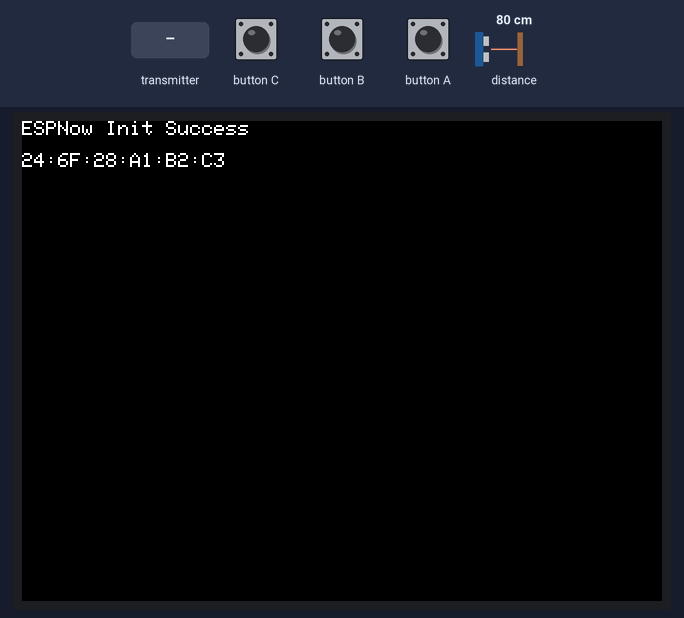
Recording of a sketch running on a simulated ESP32. Parts: 240×320 colour display. Inputs (shaded band) come from the test bench; at power-on: distance to the obstacle 80 cm. Random numbers use the default seed unless the sketch sets one; what the sketch prints to the serial monitor is not drawn.

Above: at 0.1 s.
1.5 s: distance to the obstacle set to 9 cm
At 1.78 s:
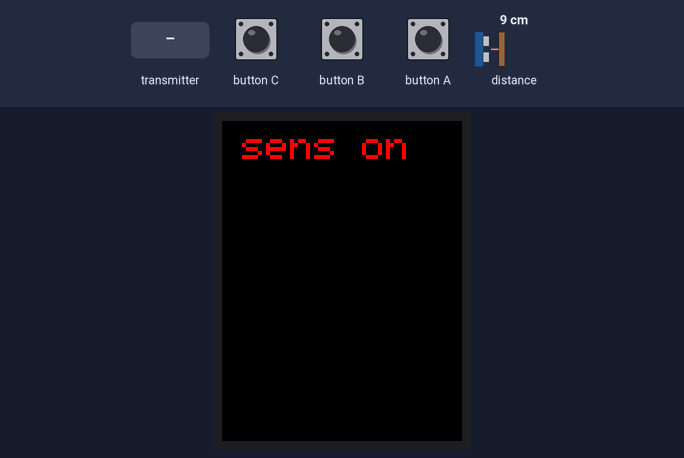
At 3.3 s:
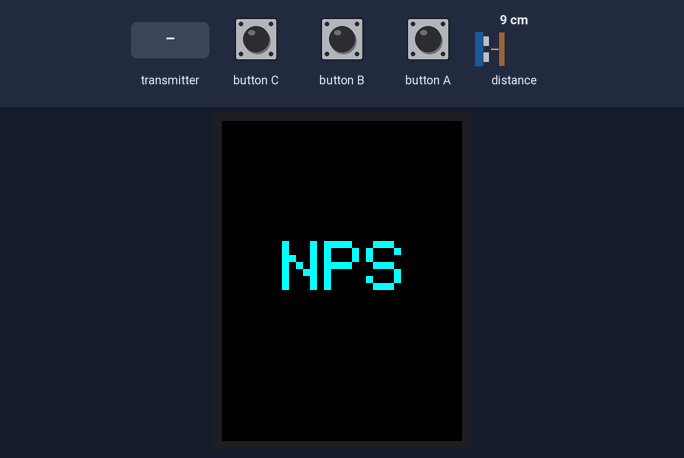
4.4 s: button C pressed for 0.15 s
5.1 s: distance to the obstacle set to 2 cm
At 7.0 s:
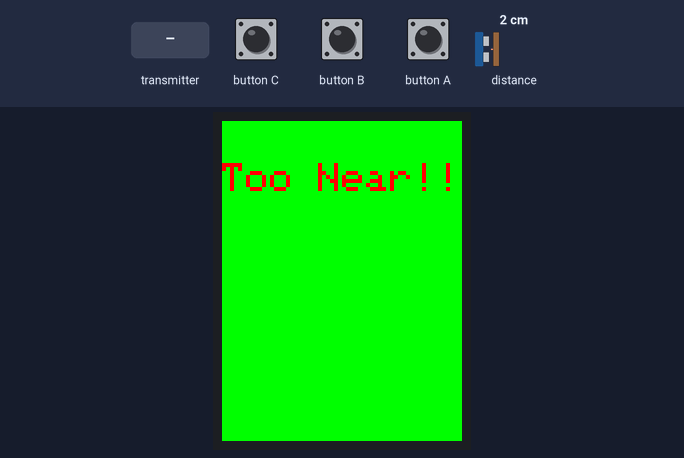
8.1 s: button C pressed for 3.2 s
11.9 s: the transmitter starts sending x = 0
13.7 s: button C pressed for 1 s
At 16.76 s:
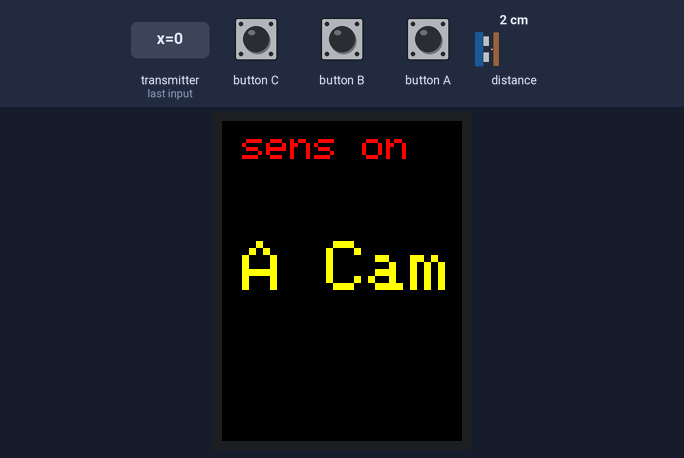
Timing chart, 0 to 18.3 s (numbered marks = the images above; inputs shaded):
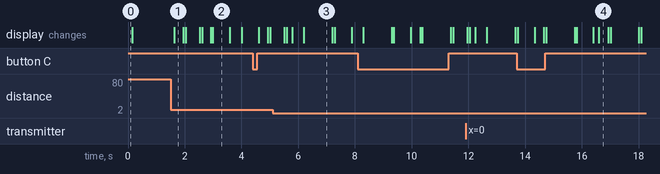

The sketch:

ESP-NOW_M5Stack_OneSlave_MulipleMastersCB_ToF_Release.ino
```cpp
#include <esp_now.h>
#include <WiFi.h>
#include <Wire.h>
#include <M5Stack.h>
#include <VL53L0X.h>
VL53L0X sensor;

//////////////////////////////////
//レシーバーのMACアドレスに置き換えます
//////////////////////////////////

uint8_t broadcastAddress[] = {0x30, 0xAE, 0xA4, 0x0E, 0x0D, 0x6C};

const uint boardID = 2; // 端末を識別するボードID
const uint productID = 202008;
const uint maxMoni = 4; // モニタ入力の最大値
uint selfMonitor = 0;
const uint distanceMin = 40;
const uint distanceMax = 250;
boolean is_sleep = false;
boolean sensorHealth = true;
boolean inDistance = false;

// Struct_messageへラッピング
typedef struct struct_message
{
  uint pid = productID;
  uint id = boardID;
  uint moni = selfMonitor;
  int x;
  int y;

} struct_message;

//Create a struct_message called myData
struct_message myData;

// レシーブ用
// Create a structure to hold the readings from each board
struct_message board1;
struct_message board2;
struct_message board3;
struct_message board4;
struct_message board5;

// Create an array with all the structures
struct_message boardsStruct[5] = {board1, board2, board3, board4, board5};

// ESP初期化処理
void InitESPNow()
{
  // ESP-NOW初期化
  WiFi.disconnect();
  if (esp_now_init() == ESP_OK)
  { //esp_err_t esp_now_init（ void ） ESPNOW初期化
    Serial.println("ESPNow Init Success");
  }
  else
  {
    Serial.println("ESPNow Init Failed");
    ESP.restart();
  }
}

// データ送信時のコールバック
void OnDataSent(const uint8_t *mac_addr, esp_now_send_status_t status)
{
  Serial.print("\r\nPacket Send Status:\t");
  Serial.println(status == ESP_NOW_SEND_SUCCESS ? "Delivery Success" : "Delivery Fail");
}

// データ受信時のコールバック
void OnDataRecv(const uint8_t *mac_addr, const uint8_t *incomingData, int len)
{
  char macStr[18];
  Serial.print("Packet received from: ");
  snprintf(macStr, sizeof(macStr), "%02x:%02x:%02x:%02x:%02x:%02x",
           mac_addr[0], mac_addr[1], mac_addr[2], mac_addr[3], mac_addr[4], mac_addr[5]);
  Serial.println(macStr);
  memcpy(&myData, incomingData, sizeof(myData));
  // Update the structures with the new incoming data
  boardsStruct[myData.id - 1].pid = myData.pid;
  boardsStruct[myData.id - 1].id = myData.id;
  boardsStruct[myData.id - 1].x = myData.x;
  boardsStruct[myData.id - 1].y = myData.y;
  boardsStruct[myData.id - 1].moni = myData.moni;
  //  boardsStruct[myData.id - 1].reserveNum = myData.reserveNum;
  Serial.printf("Board ID %u: %u bytes\n", myData.id, len);
  Serial.printf("productID is: %d \n", boardsStruct[myData.id - 1].pid);
  Serial.printf("return x value: %d \n", boardsStruct[myData.id - 1].x);
  Serial.printf("return y value: %d \n", boardsStruct[myData.id - 1].y);
  Serial.printf("return moni value: %d \n", boardsStruct[myData.id - 1].moni);
  //  Serial.printf("return reserveNum value: %d \n", boardsStruct[myData.id - 1].reserveNum);
  Serial.println();

  if (myData.pid == productID && myData.id != boardID && myData.x <= 50)
  {
    // CallBackのボードIDが自分でなければ
    switchedDisp();
  }
}

// LED Matrixの明るさ（0～100）
#define DISP_BRIGHTNESS_MIN 80  //
#define DISP_BRIGHTNESS_MAX 100 //
uint8_t disp_brightness = DISP_BRIGHTNESS_MIN;

static int giBattery = 0;
static int giBatteryOld = 0xFF;
double vbat = 0.0;
int8_t bat_charge_p = 0;

//void show_battery_info(){
//  // バッテリー電圧表示
//  // GetVbatData()の戻り値はバッテリー電圧のステップ数で、
//  // AXP192のデータシートによると1ステップは1.1mV
//  vbat = M5.Power.getBatteryLevel();// * 1.1 / 1000;　M5Stack専用
////  vbat = M5.Power.GetVbatData(); * 1.1 / 1000;  M5StickC専用
//  M5.Lcd.setCursor(0, 5);
//  M5.Lcd.printf("Volt: %.2fV", vbat * 1.1 / 1000);
//
//
//  // バッテリー残量表示
//  // 簡易的に、線形で4.2Vで100%、3.0Vで0%とする
//  bat_charge_p = int8_t((vbat - 3.0) / 1.2 * 100);
//  if(bat_charge_p > 100){
//    bat_charge_p = 100;
//  }else if(bat_charge_p < 0){
//    bat_charge_p = 0;
//  }
//  M5.Lcd.setCursor(0, 25);
//  M5.Lcd.printf("Charge: %3d%%", bat_charge_p);
//
//  // 液晶の明るさ表示
//  M5.Lcd.setCursor(0, 45);
//  M5.Lcd.printf("Brightness:%2d", disp_brightness);
//}

void setup()
{
  // シリアルモニターの初期化
  Serial.begin(115200);
  Wire.begin();

  // デバイスをWi-Fiステーションとして設定します
  WiFi.mode(WIFI_STA);
  WiFi.disconnect();
  Serial.println(WiFi.macAddress());
  InitESPNow();

  /////////////////////////////////////////////////
  //  ESP-NOW
  /////////////////////////////////////////////////

  // ESP-NOWを初期化します
  if (esp_now_init() == ESP_OK)
  {
    Serial.println("ESPNow Init Success");
    Serial.println(WiFi.macAddress());
    M5.Lcd.println("ESPNow Init Success\n");
    M5.Lcd.println(WiFi.macAddress());
  }
  else
  {
    Serial.println("ESPNow Init Failed");
    M5.Lcd.print("ESPNow Init Failed\n");
    ESP.restart();
  }

  // ピア登録
  esp_now_peer_info_t peerInfo;
  memcpy(peerInfo.peer_addr, broadcastAddress, 6);
  peerInfo.channel = 0;
  peerInfo.encrypt = false;

  // ピア追加
  if (esp_now_add_peer(&peerInfo) != ESP_OK)
  {
    Serial.println("Failed to add peer");
    return;
  }

  /////////////////////////////////////////////////
  //  CallBack
  /////////////////////////////////////////////////

  // 送信コールバックを登録
  esp_now_register_send_cb(OnDataSent);

  // 受信コールバックを登録
  esp_now_register_recv_cb(OnDataRecv);

  /////////////////////////////////////////////////
  //  M5Stack専用
  /////////////////////////////////////////////////

  M5.begin(); // SerialEnable = true, I2CEnable = false, DisplayEnable = true);
  M5.Speaker.begin();          // これが無いとmuteしても無意味です。
  M5.Speaker.mute();           // ノイズ対策
                               //  M5.Power.begin();  // バッテリーチェック関連
                               //  if(!M5.Power.canControl()) {    //can't control
                               //    M5.Lcd.print("Power Control NG");
                               //    return;

  /////////////////////////////////////////////////
  //  LCD Setup
  /////////////////////////////////////////////////

  // LCD display
  M5.Lcd.clear(BLACK);
  //  M5.Lcd.setTextFont(4); // 2 = 16ピクセルASCIIフォント
  M5.Lcd.setBrightness(disp_brightness); // 0 ～ 100
  M5.Lcd.setRotation(0);                 // M5.Lcd.begin()の中で既にsetRotation(1)が実行されている。 1で+90度ずつ回転。 4～7はインバートして回転

  /////////////////////////////////////////////////
  // バッテリー情報表示
  /////////////////////////////////////////////////

  //  show_battery_info();

  /////////////////////////////////////////////////
  //  VL53L0X sensor
  /////////////////////////////////////////////////

  sensor.setTimeout(500);
  if (!sensor.init())
  {
    Serial.println("Failed to detect and initialize sensor!");
    sensor.setTimeout(1000);
    M5.Lcd.setTextSize(3);
    M5.Lcd.println("Sensor NG!!");
    //   while (1) {}
  }

#if defined LONG_RANGE
  // lower the return signal rate limit (default is 0.25 MCPS)
  sensor.setSignalRateLimit(0.1);
  // increase laser pulse periods (defaults are 14 and 10 PCLKs)
  sensor.setVcselPulsePeriod(VL53L0X::VcselPeriodPreRange, 18);
  sensor.setVcselPulsePeriod(VL53L0X::VcselPeriodFinalRange, 14);
#endif

#if defined HIGH_SPEED
  // reduce timing budget to 20 ms (default is about 33 ms)
  sensor.setMeasurementTimingBudget(20000);
#elif defined HIGH_ACCURACY
  // increase timing budget to 200 ms
  sensor.setMeasurementTimingBudget(200000);
#endif
}

void LCDReflesh(int lBright, int tSize, int xCursor, int yCursor)
{
  M5.Lcd.wakeup();
  M5.Lcd.clear(BLACK);
  M5.Lcd.setBrightness(lBright);
  M5.Lcd.setTextSize(tSize);
  M5.Lcd.setCursor(xCursor, yCursor);
}

void sensON()
{
  myData.moni = 0;
  selfMonitor = 0;
//  myData.id = boardID; // 他idから制御後、効かない事があるため、idをSlaveにみせる
  esp_now_send(broadcastAddress, (uint8_t *)&myData, sizeof(myData));
  M5.update();
  M5.Lcd.setTextColor(TFT_CYAN);            //CYAN
  LCDReflesh(disp_brightness, 26, 60, 120); // Bright, FontSize, x, y
  M5.Lcd.println("NPS");
  delay(500);
}

void switchedDisp()
{
  switch (myData.moni)
  {
  case 0:
    M5.Lcd.setTextColor(TFT_CYAN);            //CYAN
    LCDReflesh(disp_brightness, 26, 60, 120); // Bright, FontSize, x, y
    M5.Lcd.println("NPS");
    break;
  case 1:
    M5.Lcd.setTextColor(YELLOW);
    LCDReflesh(disp_brightness, 26, 20, 120); // Bright, FontSize, x, y
    M5.Lcd.println("C Cam");
    break;
  case 2:
    M5.Lcd.setTextColor(YELLOW);
    LCDReflesh(disp_brightness, 26, 20, 120); // Bright, FontSize, x, y
    M5.Lcd.println("B Cam");
    break;
  case 3:
    M5.Lcd.setTextColor(YELLOW);
    LCDReflesh(disp_brightness, 26, 20, 120); // Bright, FontSize, x, y
                                              //    LCDReflesh(80,26,90,120);  // Bright, FontSize, x, y
    M5.Lcd.println("A Cam");
    break;
  default:
    break;
  }
  sensorHealth = true; // センサーエラーを再通知するためのおまじない
}

void loop()
{
  M5.update();

  // Set values to send
  myData.pid = productID;
  myData.id = boardID;
  myData.moni = selfMonitor;
  myData.x = random(0, 50);
  myData.y = random(0, 50);

  int distance = sensor.readRangeSingleMillimeters();
  distance;

  if (sensor.timeoutOccurred())
  {
    sensorHealth = !sensorHealth; //Serial.print(" TIMEOUT");
    sensor.setTimeout(0);
  }

  if (sensorHealth)
  {
    sensor.setTimeout(500);
    //    distance = sensor.readRangeSingleMillimeters();
    sensor.readRangeSingleMillimeters();
    Serial.println(sensor.readRangeSingleMillimeters());

    // SensorがNGから復帰した場合
    if (!sensorHealth && distance > 100 && distance <= 8190)
    {
      sensorHealth = true;
      switchedDisp();
    }

    if (distance < 250)
    {
      inDistance = true;
      M5.Lcd.setCursor(20, 10);
      M5.Lcd.setTextSize(4);
      M5.Lcd.setTextColor(RED);
      M5.Lcd.println("sens on");
//      M5.Lcd.println(selfMonitor);
      delay(330);

      //      distance = sensor.readRangeSingleMillimeters();
      if (distance > distanceMin && distance < distanceMax && selfMonitor != 1)
      {
        do {
        sensON();
        selfMonitor = 0;

        switchedDisp();
        delay(300);
        selfMonitor = 1;
        } while(distance > distanceMin && distance < distanceMax && myData.moni != 0);
        //return;
      }
      else if (distance <= 30)
      {
        M5.Lcd.clear(GREEN);
        M5.Lcd.println("Too Near!!");
        delay(1000);
        sensor.setTimeout(3000);
      }
      else
      {
      }

     }
    if (inDistance == true) {
      myData.moni = 0;
      switchedDisp();
      delay(500);
      inDistance = false;
      }
  }
  else
  {
    if (distance > distanceMax && distance <= 8200)
    {
      sensorHealth = true;
      switchedDisp();
    }
    else
      {
      M5.Lcd.setCursor(20, 10);
      M5.Lcd.setTextSize(4);
      M5.Lcd.setTextColor(BLUE);
      M5.Lcd.println("Sensor NG!!");
      }
  }

  //  giBattery = M5.Power.getBatteryLevel();
  //  M5.Lcd.setCursor(10, 5);
  //  M5.Lcd.setTextSize(1);
  //  M5.Lcd.setTextColor(WHITE);
  //  M5.Lcd.printf("%3d \%",giBattery);
  //  giBatteryOld = giBattery;   // 前回値更新

  if (M5.BtnC.wasPressed())
  {
    switch (selfMonitor)
    {
    case 0:
      M5.Lcd.setTextColor(TFT_CYAN);            //CYAN
      LCDReflesh(disp_brightness, 26, 60, 120); // Bright, FontSize, x, y
      M5.Lcd.println("NPS");
      break;
    case 1:
      M5.Lcd.setTextColor(YELLOW);
      LCDReflesh(disp_brightness, 26, 20, 120); // Bright, FontSize, x, y
      M5.Lcd.println("C Cam");
      break;
    case 2:
      M5.Lcd.setTextColor(YELLOW);
      LCDReflesh(disp_brightness, 26, 20, 120); // Bright, FontSize, x, y
      M5.Lcd.println("B Cam");
      break;
    case 3:
      M5.Lcd.setTextColor(YELLOW);
      LCDReflesh(disp_brightness, 26, 20, 120); // Bright, FontSize, x, y
                                                //    LCDReflesh(80,26,90,120);  // Bright, FontSize, x, y
      M5.Lcd.println("A Cam");
      break;
    default:
      break;
    }

    // Send message via ESP-NOW
    esp_err_t result = esp_now_send(broadcastAddress, (uint8_t *)&myData, sizeof(myData));
    if (result == ESP_OK)
    {
      Serial.println("Sent with success");
    }
    else
    {
      Serial.println("Error sending the data");
    }
    Serial.println(selfMonitor);
    selfMonitor++;
    if (selfMonitor >= maxMoni)
    {
      selfMonitor = 0;
    }
    delay(100);
  }
  else if (M5.BtnC.pressedFor(600))
  {
    myData.moni = 0;
    esp_err_t result = esp_now_send(broadcastAddress, (uint8_t *)&myData, sizeof(myData));
    M5.Lcd.setTextColor(TFT_CYAN);            //CYAN
    LCDReflesh(disp_brightness, 26, 60, 120); // Bright, FontSize, x, y
    M5.Lcd.println("NPS");
    while (!M5.BtnC.wasReleased())
    { // ボタンが離されるまで待つ
      delay(50);
      M5.update();
      selfMonitor = 1;
    }
  }
  if (M5.BtnB.wasPressed())
  {
    // Set values to send
    myData.id = boardID;
    myData.moni = 0;
    myData.x = random(0, 50);
    myData.y = random(0, 50);

    // Send message via ESP-NOW
    esp_err_t result = esp_now_send(broadcastAddress, (uint8_t *)&myData, sizeof(myData));

    switchedDisp();
    selfMonitor = 1;
  }
  if (M5.BtnA.wasPressed())
  {
    if (is_sleep)
    {
      ; // 復帰するだけで、何もしない
    }
    else
    {
      M5.Lcd.sleep();          // スリープ
      M5.Lcd.setBrightness(0); // スリープとは別に制御をかけている
    }
    is_sleep = !is_sleep;
    //    M5.Lcd.sleep();  // スリープ
    //    M5.Lcd.setBrightness(0);  // スリープとは別に制御をかけている
  }
}
```

Measured:
- after the input at 1.5 s, the display: changes after 0.12 s (image 1)
- what the display in image 2 shows lasts 0.6 s, from 3.0 s to 3.6 s
- what the display in image 3 shows lasts 1.0 s, from 6.2 s to 7.2 s
